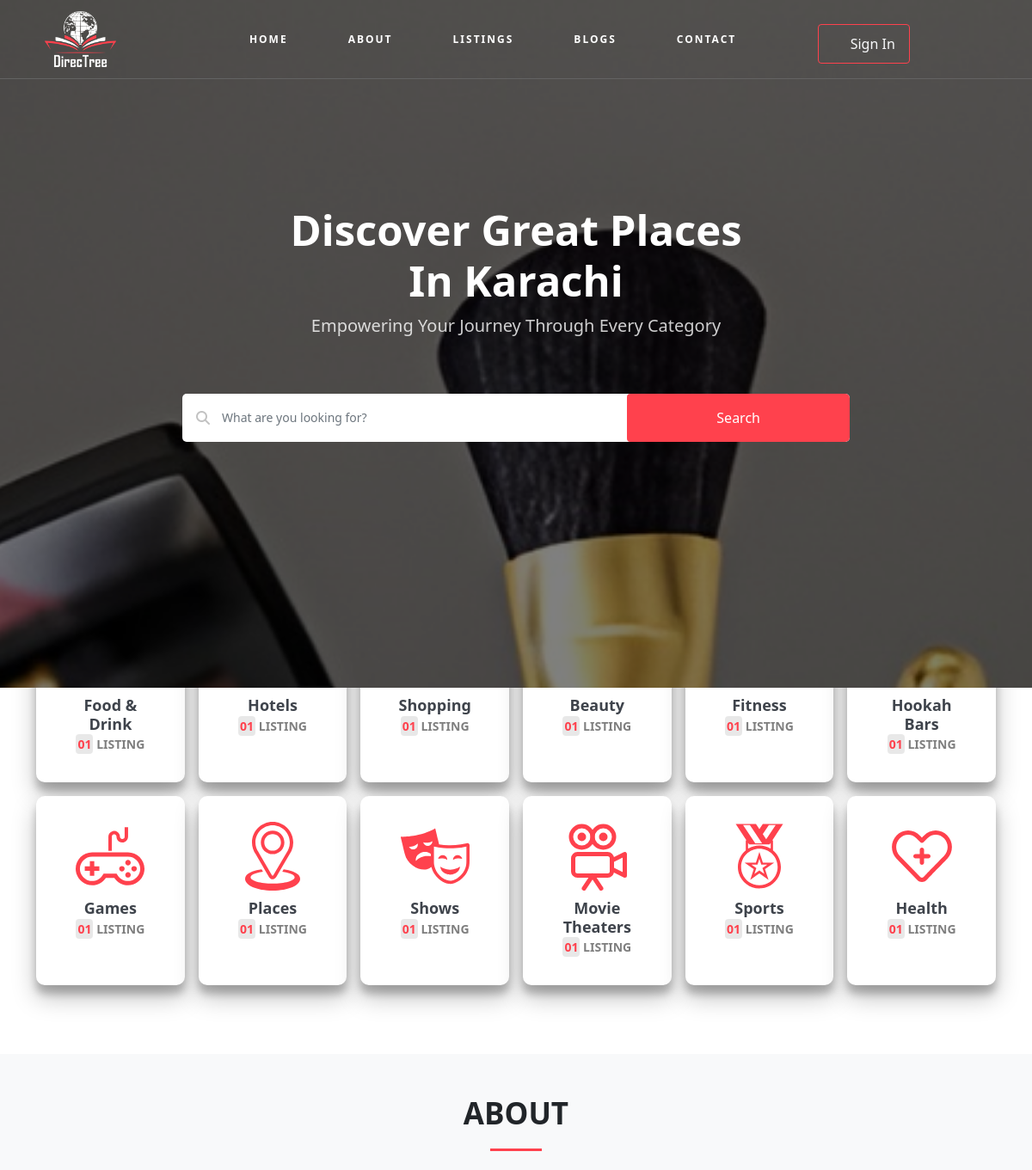
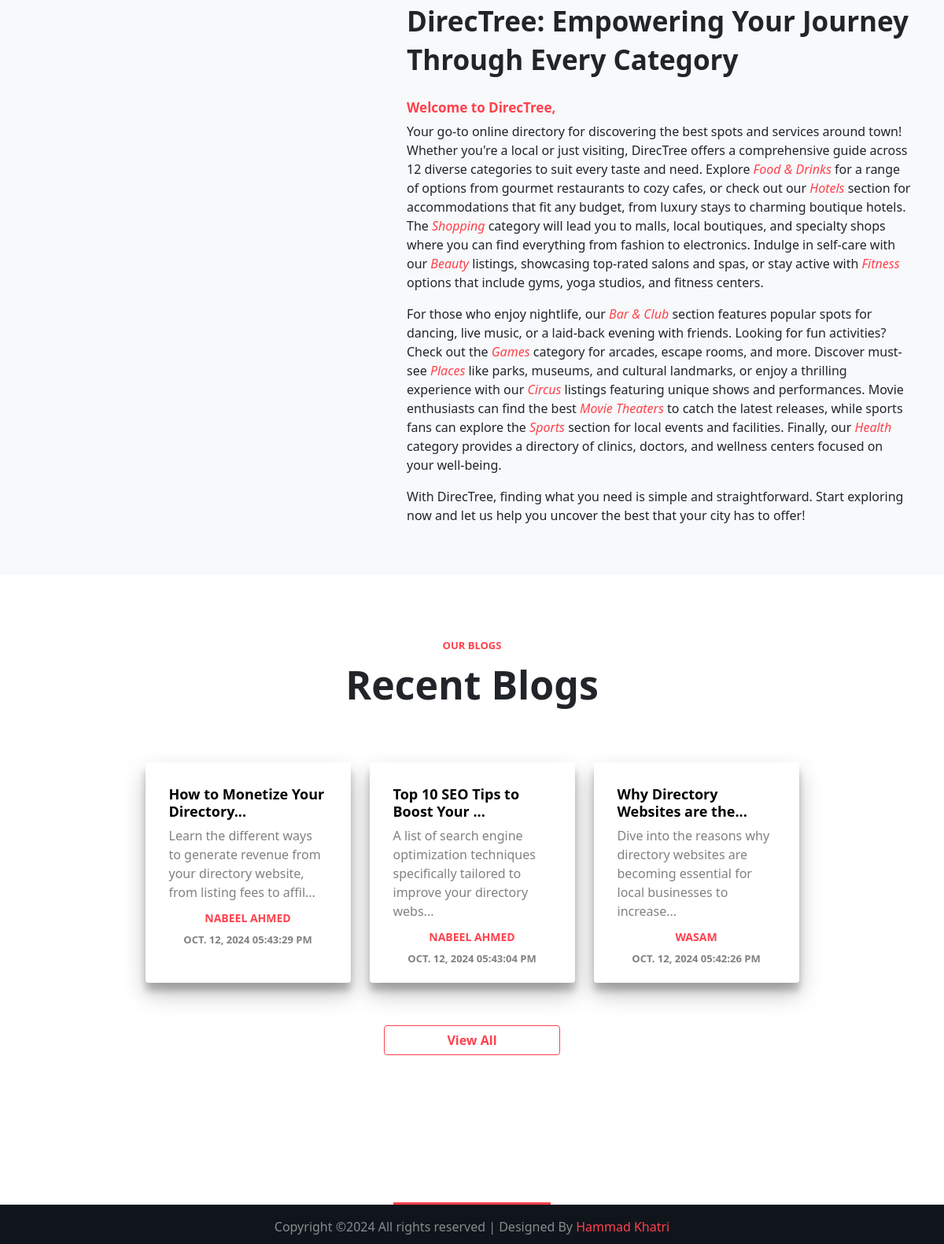
The page / on the database its author committed (2 pictures, top to bottom).
### tables this page shows
CREATE TABLE `blogs` (
  `id` int(11) NOT NULL,
  `username` varchar(250) NOT NULL,
  `title` text NOT NULL,
  `content` text NOT NULL,
  `status` enum('pending','approved','rejected') NOT NULL,
  `add-time` datetime NOT NULL DEFAULT current_timestamp()
);

### index.php (the view, shortened to what the rows shown need)
<!DOCTYPE html>
<html lang="en">
<head>
    <link href="https://cdn.jsdelivr.net/npm/bootstrap@5.0.2/dist/css/bootstrap.min.css" rel="stylesheet"
>
    <link rel="stylesheet" href="https://cdn.jsdelivr.net/npm/aos@2.3.4/dist/aos.css">
    <link rel="stylesheet" href="css/simple-line-icons.css">
    <link rel="stylesheet" href="https://cdnjs.cloudflare.com/ajax/libs/font-awesome/6.6.0/css/all.min.css">
    <link rel="stylesheet" href="https://cdnjs.cloudflare.com/ajax/libs/ionicons/4.5.6/css/ionicons.min.css">
    <link rel="stylesheet" href="css/themify-icons.css">
    <link rel="stylesheet" href="css/set1.css">
    <link rel="stylesheet" href="css/style.css">
</head>
<body data-aos-easing="ease" data-aos-duration="400" data-aos-delay="0">
    <?php
    include 'partials/_nav.php'
    ?>
    <section id="slider" class="d-flex align-items-center">
        <div class="container-fluid">
            <div class="row no-gutters slider-text align-items-center justify-content-center">
                <div class="col-lg-8 text-center pb-5">
                    <div class="row justify-content-center">
                        <div class="col-lg-9">
                            <h1>Discover Great Places In Karachi</h1>
                        </div>
                    </div>
                </div>
            </div>
        </div>
    </section>
    <section id="about" class="ftco-section ftco-about-section ftco-no-pt ftco-no-pb viewed bg-light">
        <div class="container">
            <div class="row ">
                <div class="col-md-7 mt-0 heading-section aos-init aos-animate" data-aos="fade-up" data-aos-delay="200"
                    data-aos-duration="1000">
                    <div class="pb-md-5">
                        <h2 class="mb-4">DirecTree: Empowering Your Journey Through Every Category</h2>
                    </div>
                </div>
            </div>
        </div>
    </section>
    <section id="new_blogs" class="ftco-section mb-0">
        <div class="container-xl">
            <div class="row justify-content-center mb-5 mt-5">
                <div class="col-md-7 heading-section text-center" data-aos="fade-up" data-aos-duration="1000">
                    <div class="styled-heading mb-3">
                        <h2>Recent Blogs</h2>
                    </div>
                </div>
            </div>
            <div class="row justify-content-center ">
                <?php
                $checkAdmin = "SELECT * FROM `adminlogin`";
                $checkResult = mysqli_query($conn, $checkAdmin);
                $checkRow = mysqli_fetch_assoc($checkResult);
                $admin = $checkRow['username'];
                $sql = "SELECT * FROM `blogs` WHERE `status`='approved' ORDER BY `id` DESC LIMIT 3";
                $result = mysqli_query($conn, $sql);
                if (mysqli_num_rows($result) > 0) {
                    while ($row = mysqli_fetch_assoc($result)) {
                        $timestamp = $row['add-time'];
                        $date = new DateTime($timestamp);
                        $formattedDate = $date->format('M. d, Y h:i:s A');
                ?>
                        <div class="col-md-3 d-flex mb-4">
                            <a href="blog.php #blogs">
                                <div class="blog-entry justify-content-center" data-aos="fade-up" data-aos-duration="1000"
                                    data-aos-delay="100">
                                    <div class="text">
                                        <h3 class="heading mb-2"><?php
                                                                    echo substr($row['title'], 0, 30) . '...';
                                                                    ?></h3>
                                        <p class="mb-2">
                                            <?php
                                            echo substr($row['content'], 0, 100) . '...';
                                            ?>
                                        </p>
                                        <div class="list-team mb-1">
                                            <h3 class="mb-0"><?php
                                                                if ($row['username'] === $admin) {
                                                                    echo strtoupper($admin) . ' | Admin';
                                                                } else {
                                                                    echo strtoupper($row['username']);
                                                                }
                                                                ?> </h3>
                                        </div>
                                        <p class="meta mb-0"><span><?php
                                                                    echo $formattedDate;
                                                                    ?></span></p>
                                    </div>
                                </div>
                            </a>
                        </div>
                <?php
                    }
                }
                ?>
            </div>
        </div>
    </section>
</body>
</html>

### rows shown on the page
blogs: title "How to Monetize Your Directory", content "Learn the different ways to generate revenue from your directory website, from listing fees to affil", username "NABEEL AHMED", value "OCT. 12, 2024 05:43:29 PM"
blogs: title "Top 10 SEO Tips to Boost Your", content "A list of search engine optimization techniques specifically tailored to improve your directory webs", username "NABEEL AHMED", value "OCT. 12, 2024 05:43:04 PM"
blogs: title "Why Directory Websites are the", content "Dive into the reasons why directory websites are becoming essential for local businesses to increase", username "WASAM", value "OCT. 12, 2024 05:42:26 PM"

### other values the page prints
$formattedCount "01"
